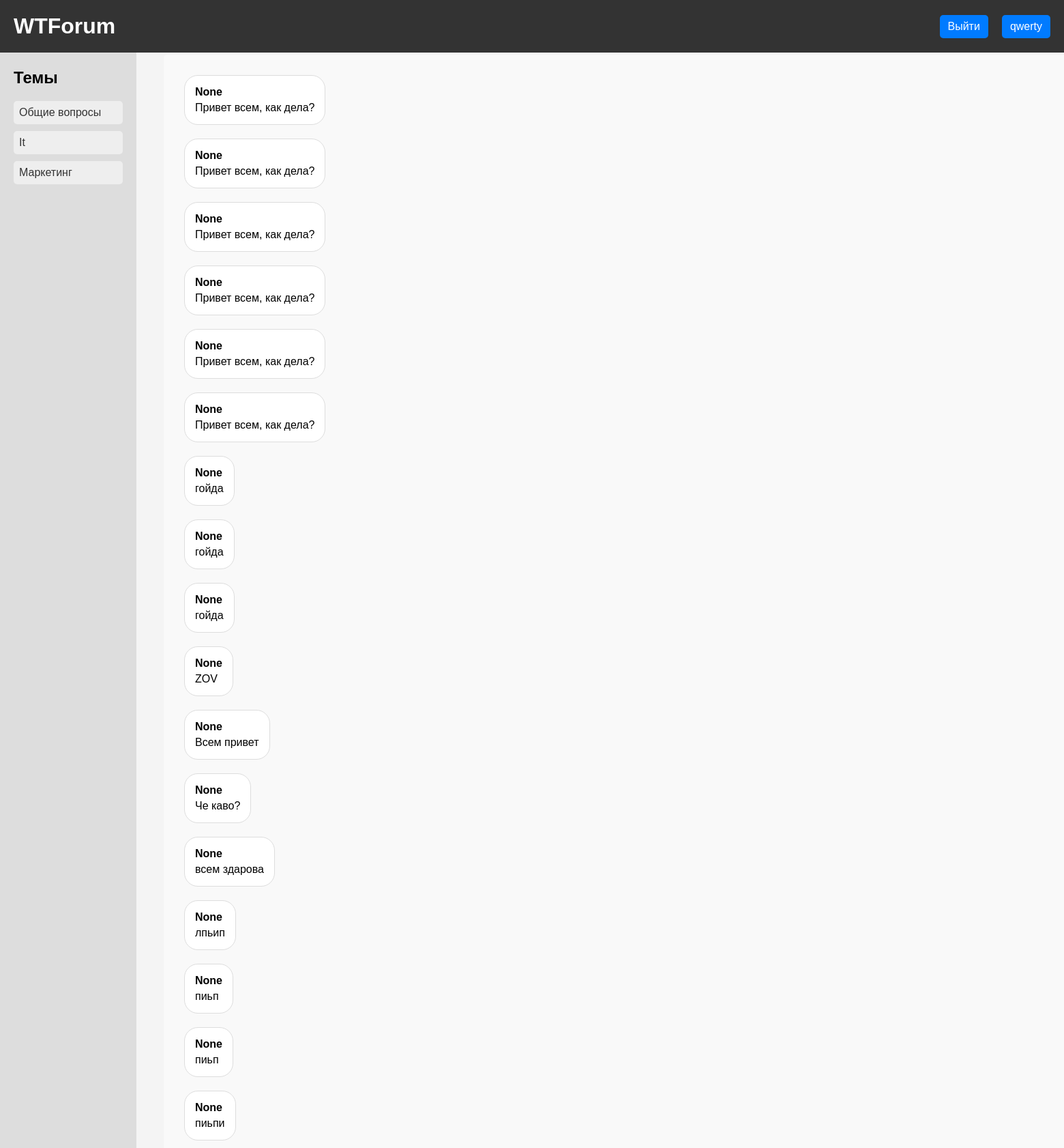
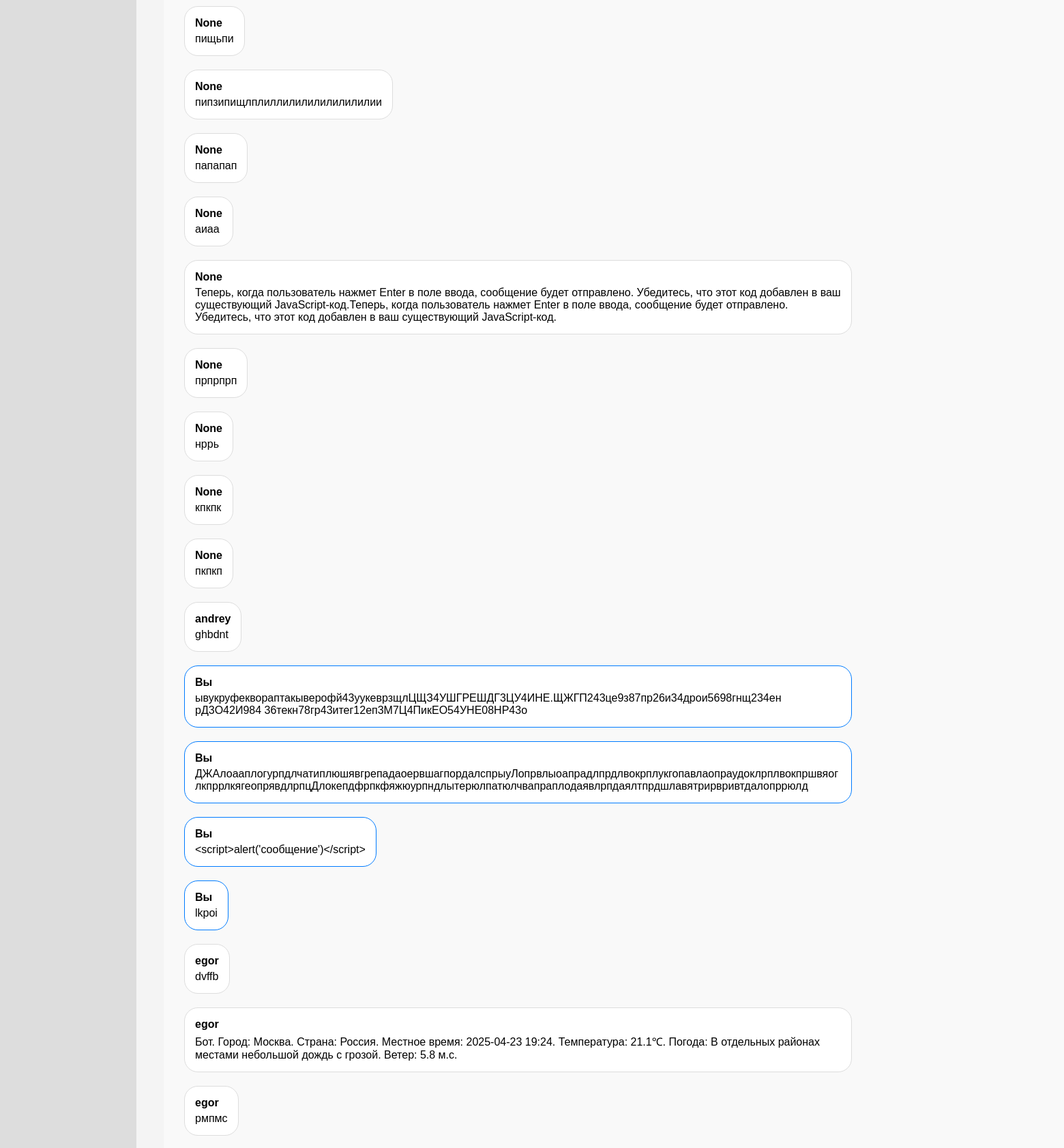
The page /topics/obshie-voprosy (signed in, upper part) on the database its author committed (2 pictures, top to bottom).
### data/classes.py (models this page shows, shortened)
class User(SqlAlchemyBase, UserMixin, SerializerMixin):
    __tablename__ = 'users'
    id = sqlalchemy.Column(sqlalchemy.Integer, primary_key=True, autoincrement=True)
    name = sqlalchemy.Column(sqlalchemy.String, unique=False, nullable=False)
    hashed_password = sqlalchemy.Column(sqlalchemy.String, nullable=False)
    email = sqlalchemy.Column(sqlalchemy.String, unique=True, nullable=False)
    date = sqlalchemy.Column(sqlalchemy.DateTime, default=datetime.datetime.now)
    status = sqlalchemy.Column(sqlalchemy.String, default='user')
    ava_photo = sqlalchemy.Column(sqlalchemy.String(120))

class Topic(SqlAlchemyBase):
    __tablename__ = 'topics'
    id = sqlalchemy.Column(sqlalchemy.Integer, primary_key=True, autoincrement=True)
    title = sqlalchemy.Column(sqlalchemy.String(255), nullable=False)
    messages = orm.relationship("Message", back_populates="topic")
    description = sqlalchemy.Column(sqlalchemy.String, nullable=False)
    slug = sqlalchemy.Column(sqlalchemy.String(255), nullable=False)
    status = sqlalchemy.Column(sqlalchemy.String(255), nullable=False)

class Message(SqlAlchemyBase):
    __tablename__ = 'messages'
    id = sqlalchemy.Column(sqlalchemy.Integer, primary_key=True ,autoincrement=True)
    content = sqlalchemy.Column(sqlalchemy.Text, nullable=False)
    topic_id = sqlalchemy.Column(sqlalchemy.Integer, sqlalchemy.ForeignKey('topics.id'), nullable=False)
    topic = orm.relationship("Topic", back_populates="messages")
    author = sqlalchemy.Column(sqlalchemy.String, sqlalchemy.ForeignKey('users.name'), nullable=False)
    author_id = orm.relationship("User", backref="messages")
    created_at = sqlalchemy.Column(sqlalchemy.DateTime, default=datetime.datetime.now)

### server.py (the view)
@app.route('/topics/<topic_slug>')
@login_required  # защита роута от намереннового избежания авторизации
@logger.catch()
def show_topic(topic_slug):
    db_sess = db_session.create_session()
    topics = db_sess.query(Topic).filter(Topic.status == 'ok')
    messages = db_sess.query(Message).join(Topic).filter(Topic.slug == str(topic_slug)).all()
    is_auth = current_user.is_authenticated
    data = {
        'main_title': 'WTForum. Главная страница',
        'username': 'Войти' if not is_auth else current_user.name,
        'url_account_or_login': '/login' if not is_auth else '#',
        'topics_list': topics,
        'messages': messages,
        'topic_slug': topic_slug,
    }
    return render_template('show_topic.html', **data)

### database/db_session.py (called while the page is built)
def create_session() -> Session:
    global __factory
    return __factory()

### server.py (called while the page is built)
@login_manager.user_loader
@logger.catch()
def load_user(user_id):
    db_sess = db_session.create_session()
    user = db_sess.get(User, user_id)
    db_sess.close()
    return user  # Возвращает объект User или None

### templates/show_topic.html (shortened to what this page needs)
{% extends "base.html" %}
{% block content %}
<div class="content">
    <div class="messages-container" id="chat">
        {% for item in messages %}
        {% if item.author == current_user.name %}
        <div class="message-box-your">
            <h4>Вы</h4>
            <p>{{ item.content }}</p>
        </div>
        {% else %}
        <div class="message-box">
            <h4>{{ item.author }}</h4>
            <p>{{ item.content }}</p>
        </div>
        {% endif %}
        {% endfor %}
    </div>
</div>
{% endblock %}

### templates/base.html (shortened to what this page needs)
<!DOCTYPE html>
<html>
<head>
    <link rel="stylesheet" href="../static/css/index.css">
</head>
<body>
<div class="header">
    <h1><a href="/" style="text-decoration: none; color: inherit;">WTForum</a></h1>
    <ul class="header-menu">
    <li><a href="{{ url_for('logout') }}">Выйти</a></li>
    <li><a href="{{ url_for('profile_page') }}">{{ username }}</a></li>
    </ul>
</div>
<div class="container">
    <div class="sidebar">
        <h2>Темы</h2>
        <ul>
            {% for item in topics_list %}
            <li><a href="{{ url_for('show_topic', topic_slug=item.slug) }}">{{ item.title }}</a></li>
            {% endfor %}
        </ul>
    </div>
    {% block content %}
    {% endblock %}
</div>
</body>
</html>

### static/css/index.css (style rules this page uses)
body { font-family: Arial, sans-serif; margin: 0; padding: 0; background-color: #f4f4f4; }
.container { display: flex; min-height: 100vh; }
.header { background-color: #333; color: #fff; padding: 20px; width: 100%; position: fixed; top: 0; left: 0; z-index: 100; display: flex; justify-content: space-between; align-items: center; box-sizing: border-box; }
.header h1 { margin: 0; }
.header-menu { list-style: none; padding: 0; margin: 0; display: flex; }
.header-menu li { margin-left: 20px; }
.header-menu a { color: white; text-decoration: none; background-color: #007bff; padding: 8px 12px; border-radius: 5px; display: inline-block; }
.sidebar { width: 200px; background-color: #ddd; padding: 20px; position: fixed; top: 60px; left: 0; height: calc(100vh - 60px); overflow-y: auto; display: flex; flex-direction: column; box-sizing: border-box; }
.sidebar ul { list-style: none; padding: 0; margin: 0; flex: 1; }
.sidebar li { margin-bottom: 10px; }
.sidebar a { display: block; padding: 8px; background-color: #eee; color: #333; text-decoration: none; border-radius: 5px; }
.content { flex: 1; padding: 20px; margin-left: 240px; margin-top: 80px; }
.content { flex: 3; padding: 20px; background-color: #f9f9f9; border-radius: 5px; }
.messages-container { flex: 1; overflow-y: auto; display: flex; flex-direction: column; align-items: flex-start; padding: 10px; }
.messages-container { flex: 1; overflow-y: auto; display: flex; flex-direction: column; align-items: flex-start; max-height: calc(100vh - 250px); width: 100%; max-width: 100%; }
.message-box { background-color: #fff; border: 1px solid #ddd; margin-bottom: 20px; padding: 15px; border-radius: 20px; word-wrap: break-word; max-width: 50%; align-self: flex-start; }
.message-box h4 { margin-top: 0; margin-bottom: 5px; }
.message-box p { margin: 0; }
.message-box-your { background-color: #fff; border: 1px solid #ddd; margin-bottom: 20px; padding: 15px; border-radius: 20px; word-wrap: break-word; max-width: 50%; align-self: flex-start; border-color: #007bff; }
.message-box-your h4 { margin-top: 0; margin-bottom: 5px; }
.message-box-your p { margin: 0; }

### rows shown on the page
User: name "qwerty"
Topic: title "Общие вопросы"
Topic: title "It"
Topic: title "Маркетинг"
Message: author "None", content "Привет всем, как дела?"
Message: author "None", content "Привет всем, как дела?"
Message: author "None", content "Привет всем, как дела?"
Message: author "None", content "Привет всем, как дела?"
Message: author "None", content "Привет всем, как дела?"
Message: author "None", content "Привет всем, как дела?"
Message: author "None", content "гойда"
Message: author "None", content "гойда"
Message: author "None", content "гойда"
Message: author "None", content "ZOV"
Message: author "None", content "Всем привет"
Message: author "None", content "Че каво?"
Message: author "None", content "всем здарова"
Message: author "None", content "лпьип"
Message: author "None", content "пиьп"
Message: author "None", content "пиьп"
Message: author "None", content "пиьпи"
Message: author "None", content "пищьпи"
Message: author "None", content "пипзипищлплиллилилилилилилилии"
Message: author "None", content "папапап"
Message: author "None", content "аиаа"
Message: author "None", content "Теперь, когда пользователь нажмет Enter в поле ввода, сообщение будет отправлено. Убедитесь, что этот код добавлен в ваш существующий JavaScript-код.Теперь, когда пользователь нажмет Enter в поле ввода, сообщение будет отправлено. Убедитесь, что этот код добавлен в ваш существующий JavaScript-код."
Message: author "None", content "прпрпрп"
Message: author "None", content "нррь"
Message: author "None", content "кпкпк"
Message: author "None", content "пкпкп"
Message: author "andrey", content "ghbdnt"
Message: content "ывукруфеквораптакыверофй43уукеврзщлЦЩЗ4УШГРЕШДГ3ЦУ4ИНЕ.ЩЖГП243це9з87пр26и34дрои5698гнщ234ен рД3О42И984 36текн78гр43итег12еп3М7Ц4ПикЕО54УНЕ08НР43о"
Message: content "ДЖАлоааплогурпдлчатиплюшявгрепадаоервшагпордалспрыуЛопрвлыоапрадлпрдлвокрплукгопавлаопраудоклрплвокпршвяоглкпррлкягеопрявдлрпцДлокепдфрпкфяжюурпндлытерюлпатюлчвапраплодаявлрпдаялтпрдшлавятрирвривтдалопррюлд"
Message: content "<script>alert('сообщение')</script>"
Message: content "lkpoi"
Message: author "egor", content "dvffb"
Message: author "egor", content "Бот. Город: Москва. Страна: Россия. Местное время: 2025-04-23 19:24. Температура: 21.1℃. Погода: В отдельных районах местами небольшой дождь с грозой. Ветер: 5.8 м.с."
Message: author "egor", content "рмпмс"
